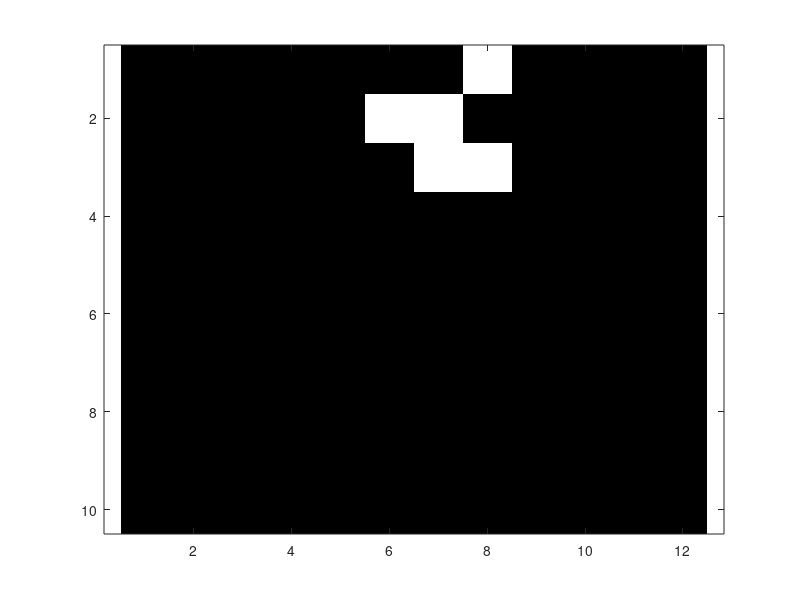

Source code (MATLAB):
n_row= 10;      % Dimensions of the 2-D lattice                     
n_column= 12;
steps=30;       % "steps" = number of steps,

% In the semiquantum GoL cell states are not a number, but a two-level vector: |\psi>=a\ket{1}+b\ket{0}=a\ket{alive}+b\ket{dead}
% Then, in the {|1>,|0>} basis, |\psi>=[a;b] : |a|^2 + |b|^2 =1.

for i= 1:n_row        % Fill the grid with death cells.
  for j = 1:n_column
    grid(i,j,1)=0;    % grid(i,j,1) = a (|1> state coef.)
    grid(i,j,2)=1;    % grid(i,j,2) = a (|0> state coef.)
  endfor
endfor

% Initial condition Example 1: Glider. Useful to check PBCs.
grid(4,2,1)=grid(5,2,1)=grid(5,4,1)=grid(6,2,1)=grid(6,3,1)=1;
grid(4,2,2)=grid(5,2,2)=grid(5,4,2)=grid(6,2,2)=grid(6,3,2)=0;

% Initial condition Example 2: "Tetromino" that becomes a "beehive" (stable figure)
%grid(4,4,1)=grid(5,4,1)=grid(5,5,1)=grid(5,6,1)=1;
%grid(4,4,2)=grid(5,4,2)=grid(5,5,2)=grid(5,6,2)=0;

% Initial condition Example 3: "Tetromino" that after the tenth generation becomes gour isolated (...)
  % (...) periodical blinkers. Each of them constitutes the so-called "traffic lights" periodical shape.
%grid(4,5,1)=grid(5,4,1)=grid(5,5,1)=grid(5,6,1)=1;
%grid(4,5,1)=grid(5,4,1)=grid(5,5,1)=grid(5,6,1)=1;


disp(['Grid, in the following  ', num2str(steps),'  steps'])

% --------------------------  INITIAL CONDITION DISPLAY  ---------------------------------                            
  colormap gray;       % Image traversing black to white in shades of gray.
  imagesc(grid(:,:,1));   % Only diplay |1> coef.) 
  axis equal tight     % To keep the square shape
  drawnow              
  pause(0.1)           % Pauses the GIF for (argument) seconds

% ----------------------------------  MAIN PROGRAM  -------------------------------------  
for t=1:steps
% grid at time t + 1 = "grid_next"; grid at the previous generation or time t = "grid".
 grid_next=grid;   % No-cloning theorem forbids this. Hence, synchronous application of GoL rules is NOT realizable in a QC!

 for i= 1:size(grid,1)    % size(grid,1)=n_row
   for j= 1:size(grid,2)  % size(grid,2)=n_column
      % x = counter of Moore neighbors's "health" = \sum_{i=1}^8 a_i = a_M/e^{i\phi}, with PBCs
      x= grid([mod((i+1)-1,size(grid,1))+1],j,1) + grid([mod((i-1)-1,size(grid,1))+1],j,1) ...         
        +grid(i,[mod((j+1)-1,size(grid,2))+1],1) + grid(i,[mod((j-1)-1,size(grid,2))+1],1) ...
        +grid([mod((i+1)-1,size(grid,1))+1],[mod((j+1)-1,size(grid,2))+1],1) ...
        +grid([mod((i+1)-1,size(grid,1))+1],[mod((j-1)-1,size(grid,2))+1],1) ...
        +grid([mod((i-1)-1,size(grid,1))+1],[mod((j+1)-1,size(grid,2))+1],1) ...
        +grid([mod((i-1)-1,size(grid,1))+1],[mod((j-1)-1,size(grid,2))+1],1);
    
     B=[1,1; 0,0]/[grid(i,j,1)+grid(i,j,2)]; % Birth operator
     D=[0,0; 1,1]/[grid(i,j,1)+grid(i,j,2)]; % Death operator
     S=[1,0; 0,1];                           % Survival op.
    
     if (0<=x) && (x<=1)
      G=D;
     endif
     if (1<x) && (x<=2)
      G=(sqrt(2)+1)*(2-x)*D+(x-1)*S;
     endif
     if (2<x) && (x<=3)
      G=(sqrt(2)+1)*(3-x)*S+(x-2)*B;
     endif
     if (3<x) && (x<=4)
      G=(sqrt(2)+1)*(4-x)*B+(x-3)*D;
     endif
     if (x>4)
      G=D;
     endif
     
     cell_next=G*[grid(i,j,1); grid(i,j,2)]; % Apply the rules.
     % Resulting grid, where cell_next=[cell_next(1,1); cell_next(2,1)]
     grid_next(i,j,1)=cell_next(1,1); grid_next(i,j,2)=cell_next(2,1);
        
   endfor % end the loop of column index "j".                 
 endfor  % end the loop of row index "i".

% ----------------------------------  DISPLAY -------------------------------------------                 
  colormap gray;       
  imagesc(grid(:,:,1));
  axis equal tight     
  drawnow                    
  pause(0.1)  

 grid=grid_next;   % Resulting grid becomes the reference one in the next time step.
                    
endfor  % end the cycle relative to the number of time steps ("t").